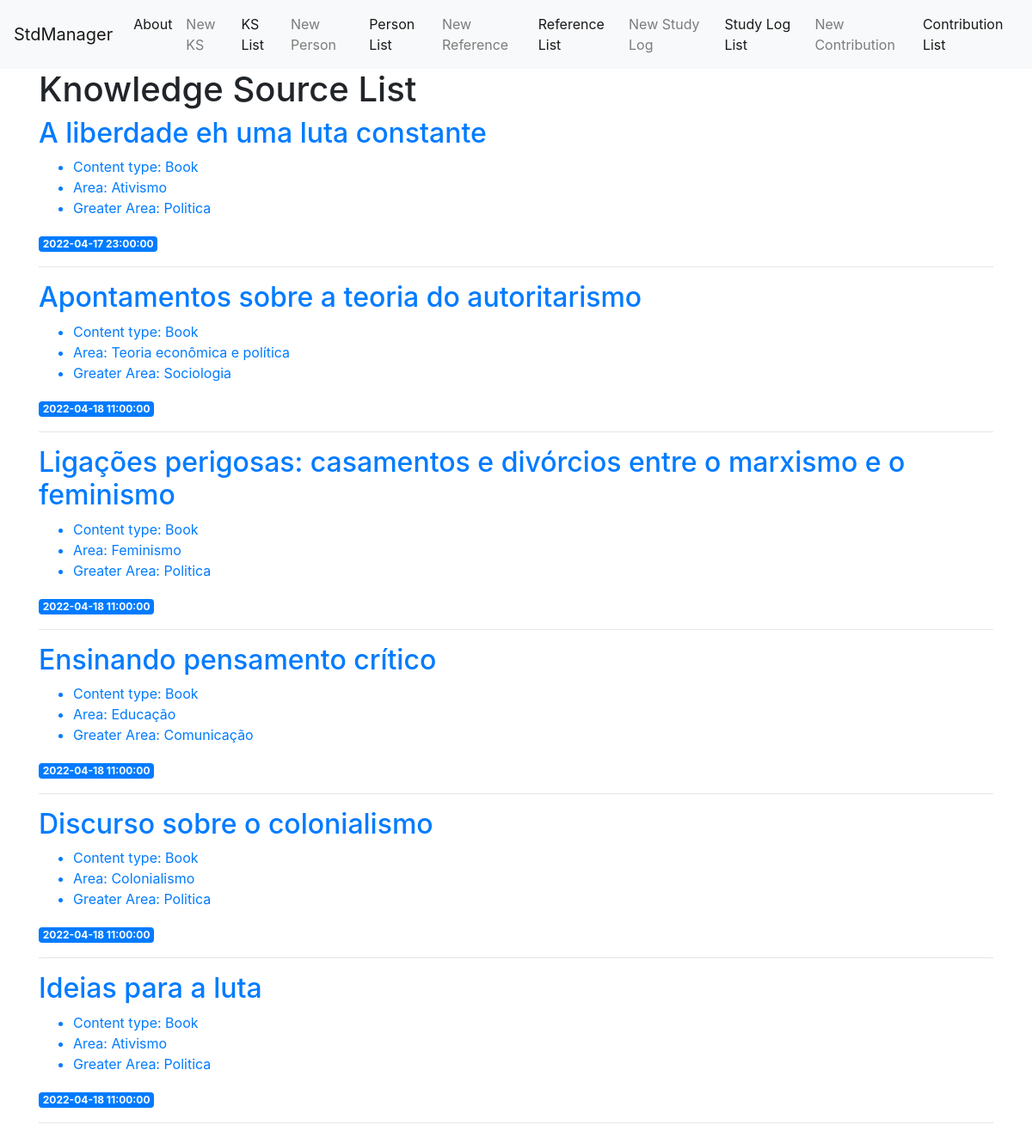
Before: / with the older database file.
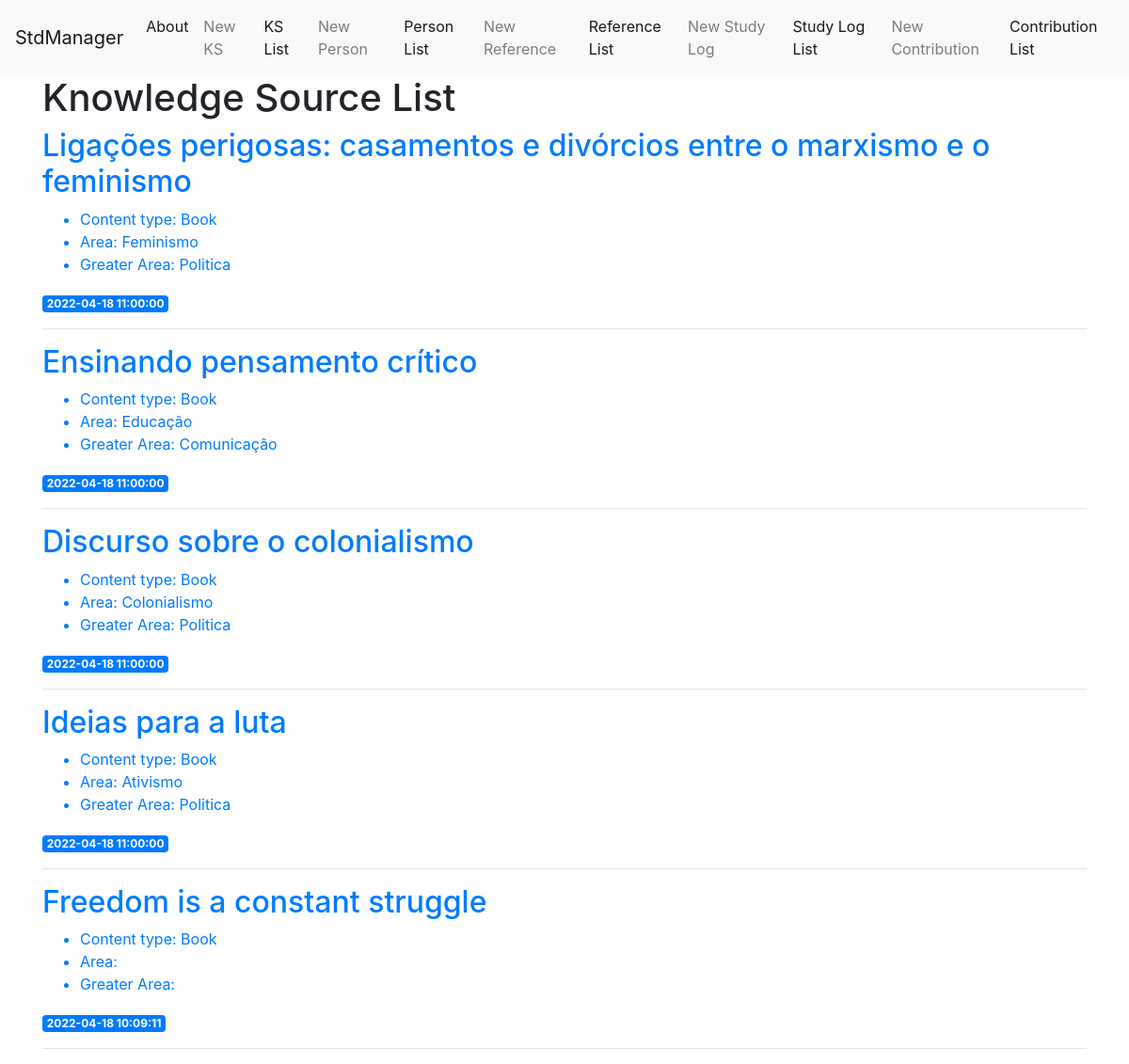
After: the same page with the newer database file.
### tables this page shows
CREATE TABLE knowledge_source (
	ks_id INTEGER PRIMARY KEY AUTOINCREMENT,
	ks_created_at TIMESTAMP NOT NULL DEFAULT CURRENT_TIMESTAMP,
	ks_type TEXT NOT NULL,
	ks_name TEXT NOT NULL,
	main_person_id INTEGER,
	area TEXT,
	greater_area TEXT
);

### app.py (the view)
@app.route('/')
def index():
    conn = get_db_connection()
    knowledge_source = conn.execute('SELECT * FROM knowledge_source').fetchall()
    conn.close()
    return render_template('index.html', knowledge_source=knowledge_source)

### app.py (called while the page is built)
def get_db_connection():
    conn = sqlite3.connect('database.db')
    conn.row_factory = sqlite3.Row
    return conn

### templates/index.html
{% extends 'base.html' %}
{% block content %}
    <h1>{% block title %} Knowledge Source List {% endblock %}</h1>
    {% for ks in knowledge_source %}
        <a href="{{ url_for('ks', ks_id=ks['ks_id']) }}">
            <h2>{{ ks['ks_name'] }}</h2>
            <ul>
                <li>Content type: {{ ks['ks_type'] }}</li>
                <li>Area: {{ ks['area'] }}</li>
                <li>Greater Area: {{ ks['greater_area'] }}</li>
            </ul>
        </a>
        <span class="badge badge-primary">{{ ks['ks_created_at'] }}</span>
        <hr>
    {% endfor %}
{% endblock %}

### templates/base.html (shortened to what this page needs)
<!doctype html>
<html lang="en">
  <head>
    <link rel="stylesheet" href="https://stackpath.bootstrapcdn.com/bootstrap/4.3.1/css/bootstrap.min.css">
  </head>
  <body>
    <nav class="navbar navbar-expand-md navbar-light bg-light">
        <a class="navbar-brand" href="{{ url_for('index')}}">StdManager</a>
        <div class="collapse navbar-collapse" id="navbarNav">
            <ul class="navbar-nav">
            <li class="nav-item active">
                <a class="nav-link" href="{{url_for('about')}}">About</a>
            </li>
            <li class="nav-item">
                <a class="nav-link" href="{{url_for('ks_create')}}">New KS</a>
            </li>
            <li class="nav-item active">
                <a class="nav-link" href="{{url_for('ks_list')}}">KS List</a>
            </li>
            <li class="nav-item">
                <a class="nav-link" href="{{url_for('person_create')}}">New Person</a>
            </li>
            <li class="nav-item active">
                <a class="nav-link" href="{{url_for('person_list')}}">Person List</a>
            </li>
            <li class="nav-item">
                <a class="nav-link" href="{{url_for('reference_create')}}">New Reference</a>
            </li>
            <li class="nav-item active">
                <a class="nav-link" href="{{url_for('reference_list')}}">Reference List</a>
            </li>
            <li class="nav-item">
                <a class="nav-link" href="{{url_for('interaction_create')}}">New Study Log</a>
            </li>
            <li class="nav-item active">
                <a class="nav-link" href="{{url_for('interaction_list')}}">Study Log List</a>
            </li>
            <li class="nav-item">
                <a class="nav-link" href="{{url_for('contribution_create')}}">New Contribution</a>
            </li>
            <li class="nav-item active">
                <a class="nav-link" href="{{url_for('contribution_list')}}">Contribution List</a>
            </li>
            </ul>
        </div>
    </nav>
    <div class="container">
        {% block content %} {% endblock %}
    </div>
  </body>
</html>

Changed rows visible on the page:
removed knowledge_source: ks_name "A liberdade eh uma luta constante", ks_type "Book", area "Ativismo", greater_area "Politica", ks_created_at "2022-04-17 23:00:00"
removed knowledge_source: ks_name "Apontamentos sobre a teoria do autoritarismo", ks_type "Book", area "Teoria econômica e política", greater_area "Sociologia", ks_created_at "2022-04-18 11:00:00"
added knowledge_source: ks_name "Freedom is a constant struggle", ks_type "Book", ks_created_at "2022-04-18 10:09:11"
